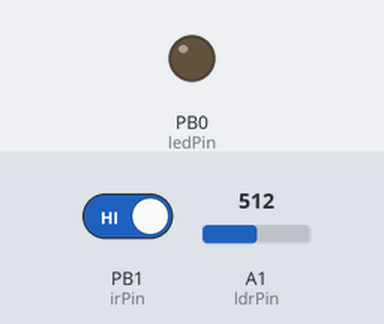
Bench run of a sketch on a simulated ATtiny85, built with avr-gcc and run on an emulated ATtiny85. Shown: output pins drawn as LEDs (lit = HIGH). The inputs (shaded band) are chosen by the test bench; at power-on: A1 (ldrPin) = 512, PB1 (irPin) HIGH.

Above: at 1.7 s.
1.8 s: A1 (ldrPin) set to 261
3.3 s: A1 (ldrPin) set to 241
At 4.4 s:
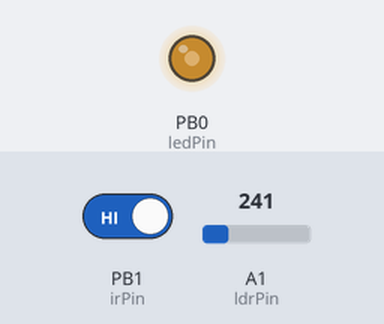
Timing chart, 0 to 6.3 s (numbered marks = the images above; inputs shaded):
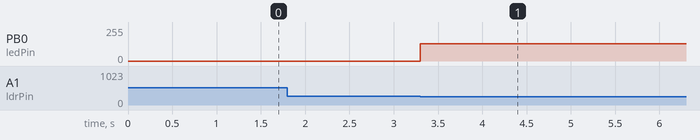

The sketch:

Sensor_PCB_Attiny85_ver_1_latest.ino
```cpp
// test of the attiny  for the sensor widget.

#include <avr/wdt.h>  // include the watchdog timer library

#define ldrPin A1    // LDR light sensor
#define irPin 1      // IR movement sensor pin
#define timerPin A2  // Pin the timer potentiometer is connected to
#define brightnessPin A3  // Pin the timer potentiometer is connected to
#define ledPin 0     // Output for LED

int timer = 512;

void setup(){
  wdt_enable(WDTO_8S);      // begin watchdog timer

  pinMode(ledPin, OUTPUT);  //out put for LED

  pinMode(irPin, INPUT);  //input sensor
  pinMode(ldrPin, INPUT);  // input for LDR
  pinMode(timerPin, INPUT);  // input for timer pot
  pinMode(brightnessPin, INPUT);  //input for brightness
  wdt_reset();    //make sure we reset watchdog timer to prevent endless resetting

  digitalWrite(irPin, HIGH);
  digitalWrite(ldrPin, HIGH);
  digitalWrite(timerPin, HIGH);
  digitalWrite(brightnessPin, HIGH);

 //lets flash the led

  for(int i = 0; i <=255;i++){
    analogWrite(ledPin,i);
    delay(1);

    }

  for(int i = 255; i >=0;i--){
    analogWrite(ledPin,i);
   delay(1);

   }
  wdt_reset();    //make sure we reset watchdog timer to prevent endless resetting

}

void loop(){
  wdt_reset();    //make sure we reset watchdog timer to prevent endless resetting

  while(analogRead(ldrPin)<255){

  if(digitalRead(irPin)){

  analogWrite(ledPin,(analogRead(brightnessPin)/4));
  timer = analogRead(timerPin);
    for(int i = 0; i <= timer; i++){
      wdt_reset();    //make sure we reset watchdog timer to prevent endless resetting
      delay(120);
  }
  }
  else {
        analogWrite(ledPin,0);
   wdt_reset();    //make sure we reset watchdog timer to prevent endless resetting

  }
analogWrite(ledPin,0);
  wdt_reset();    //make sure we reset watchdog timer to prevent endless resetting

}
  wdt_reset();    //make sure we reset watchdog timer to prevent endless resetting

}
```

Measured:
- the behaviour switches between 255 and 254 on A1 (ldrPin) (found by bisection; images 0 and 1)
- after the input at 1.8 s, every drawn part: stays the same
- after the input at 3.3 s, PB0 (ledPin): 0/255 → 128/255 at once
